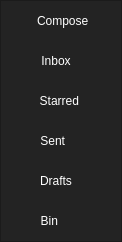
       <widget class="QFrame" name="frame_left_menu">
        <property name="maximumSize">
         <size>
          <width>120</width>
          <height>16777215</height>
         </size>
        </property>
        <property name="styleSheet">
         <string notr="true">background-color: rgb(35, 35, 35);</string>
        </property>
        <property name="frameShape">
         <enum>QFrame::StyledPanel</enum>
        </property>
        <property name="frameShadow">
         <enum>QFrame::Raised</enum>
        </property>
        <layout class="QVBoxLayout" name="verticalLayout_3">
         <property name="spacing">
          <number>0</number>
         </property>
         <property name="leftMargin">
          <number>0</number>
         </property>
         <property name="topMargin">
          <number>0</number>
         </property>
         <property name="rightMargin">
          <number>0</number>
         </property>
         <property name="bottomMargin">
          <number>0</number>
         </property>
         <item alignment="Qt::AlignTop">
          <widget class="QFrame" name="frame_top_menus">
           <property name="minimumSize">
            <size>
             <width>120</width>
             <height>0</height>
            </size>
           </property>
           <property name="styleSheet">
            <string notr="true">QPushButton{
	background:rgb(35,35,35);
	color:white;
	border-radius:0px;
	border:0px solid;
}

QPushButton:hover{
	background:red;
	color:white;
	border-radius:0px;
}</string>
           </property>
           <property name="frameShape">
            <enum>QFrame::NoFrame</enum>
           </property>
           <property name="frameShadow">
            <enum>QFrame::Raised</enum>
           </property>
           <layout class="QVBoxLayout" name="verticalLayout_4">
            <property name="spacing">
             <number>0</number>
            </property>
            <property name="leftMargin">
             <number>0</number>
            </property>
            <property name="topMargin">
             <number>0</number>
            </property>
            <property name="rightMargin">
             <number>0</number>
            </property>
            <property name="bottomMargin">
             <number>0</number>
            </property>
            <item>
             <widget class="QPushButton" name="btn_compose">
              <property name="minimumSize">
               <size>
                <width>0</width>
                <height>40</height>
               </size>
              </property>
              <property name="text">
               <string> Compose</string>
              </property>
              <property name="icon">
               <iconset resource="img.qrc">
                <normaloff>:/img/write.png</normaloff>:/img/write.png</iconset>
              </property>
              <property name="iconSize">
               <size>
                <width>13</width>
                <height>13</height>
               </size>
              </property>
             </widget>
            </item>
            <item>
             <widget class="QPushButton" name="btn_inbox">
              <property name="minimumSize">
               <size>
                <width>0</width>
                <height>40</height>
               </size>
              </property>
              <property name="text">
               <string> Inbox    </string>
              </property>
              <property name="icon">
               <iconset resource="img.qrc">
                <normaloff>:/img/mail.png</normaloff>:/img/mail.png</iconset>
              </property>
             </widget>
            </item>
            <item>
             <widget class="QPushButton" name="btn_starred">
              <property name="minimumSize">
               <size>
                <width>0</width>
                <height>40</height>
               </size>
              </property>
              <property name="text">
               <string> Starred  </string>
              </property>
              <property name="icon">
               <iconset resource="img.qrc">
                <normaloff>:/img/star.png</normaloff>:/img/star.png</iconset>
              </property>
              <property name="iconSize">
               <size>
                <width>15</width>
                <height>15</height>
               </size>
              </property>
             </widget>
            </item>
            <item>
             <widget class="QPushButton" name="btn_sent">
              <property name="minimumSize">
               <size>
                <width>0</width>
                <height>40</height>
               </size>
              </property>
              <property name="text">
               <string> Sent      </string>
              </property>
              <property name="icon">
               <iconset resource="img.qrc">
                <normaloff>:/img/email_sent.png</normaloff>:/img/email_sent.png</iconset>
              </property>
              <property name="iconSize">
               <size>
                <width>14</width>
                <height>14</height>
               </size>
              </property>
             </widget>
            </item>
            <item>
             <widget class="QPushButton" name="btn_drafts">
              <property name="minimumSize">
               <size>
                <width>0</width>
                <height>40</height>
               </size>
              </property>
              <property name="text">
               <string> Drafts    </string>
              </property>
              <property name="icon">
               <iconset resource="img.qrc">
                <normaloff>:/img/Box_withFolders.png</normaloff>:/img/Box_withFolders.png</iconset>
              </property>
              <property name="iconSize">
               <size>
                <width>14</width>
                <height>14</height>
               </size>
              </property>
             </widget>
            </item>
            <item>
             <widget class="QPushButton" name="btn_bin">
              <property name="minimumSize">
               <size>
                <width>0</width>
                <height>40</height>
               </size>
              </property>
              <property name="text">
               <string> Bin        </string>
              </property>
              <property name="icon">
               <iconset resource="img.qrc">
                <normaloff>:/img/trash.png</normaloff>:/img/trash.png</iconset>
              </property>
             </widget>
            </item>
           </layout>
          </widget>
         </item>
         <item>
          <widget class="QFrame" name="frame_setting">
           <property name="styleSheet">
            <string notr="true">
#btn_logout
{
	background:red;
	color:black;
	border-radius:0px;
}

#btn_logout:hover
{
	background:#DB0000;
}</string>
           </property>
           <property name="frameShape">
            <enum>QFrame::NoFrame</enum>
           </property>
           <property name="frameShadow">
            <enum>QFrame::Raised</enum>
           </property>
           <widget class="QPushButton" name="btn_logout">
            <property name="geometry">
             <rect>
              <x>-10</x>
              <y>190</y>
              <width>131</width>
              <height>40</height>
             </rect>
            </property>
            <property name="styleSheet">
             <string notr="true"/>
            </property>
            <property name="text">
             <string> Sign out </string>
            </property>
            <property name="icon">
             <iconset resource="img.qrc">
              <normaloff>:/img/logout.png</normaloff>:/img/logout.png</iconset>
            </property>
            <property name="iconSize">
             <size>
              <width>20</width>
              <height>20</height>
             </size>
            </property>
           </widget>
           <widget class="QDateEdit" name="dateEdit">
            <property name="geometry">
             <rect>
              <x>5</x>
              <y>240</y>
              <width>110</width>
              <height>22</height>
             </rect>
            </property>
            <property name="cursor">
             <cursorShape>BlankCursor</cursorShape>
            </property>
            <property name="styleSheet">
             <string notr="true">color:white;
arrow:transparent;</string>
            </property>
            <property name="date">
             <date>
              <year>2020</year>
              <month>9</month>
              <day>17</day>
             </date>
            </property>
           </widget>
          </widget>
         </item>
        </layout>
       </widget>
